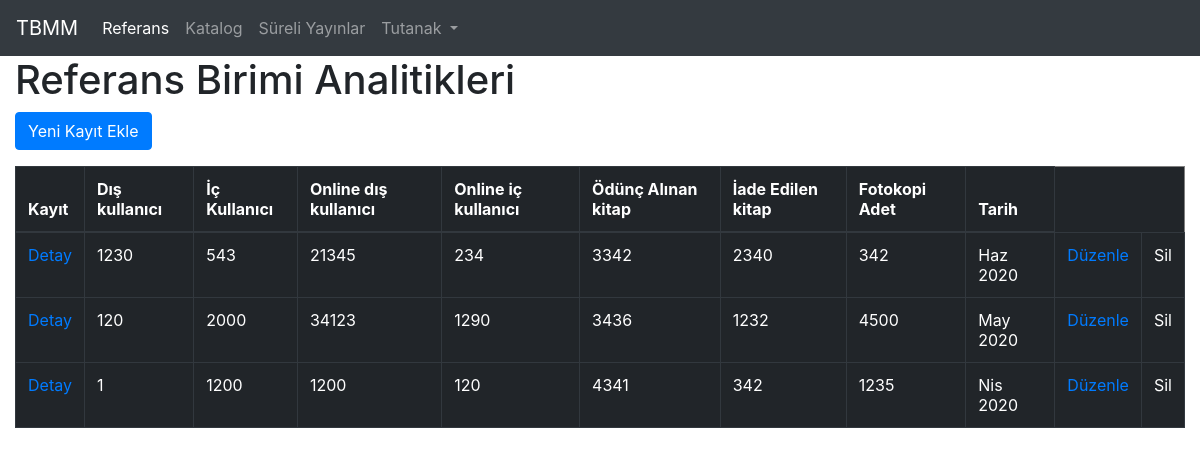
The page /referans/ on the database as committed earlier.
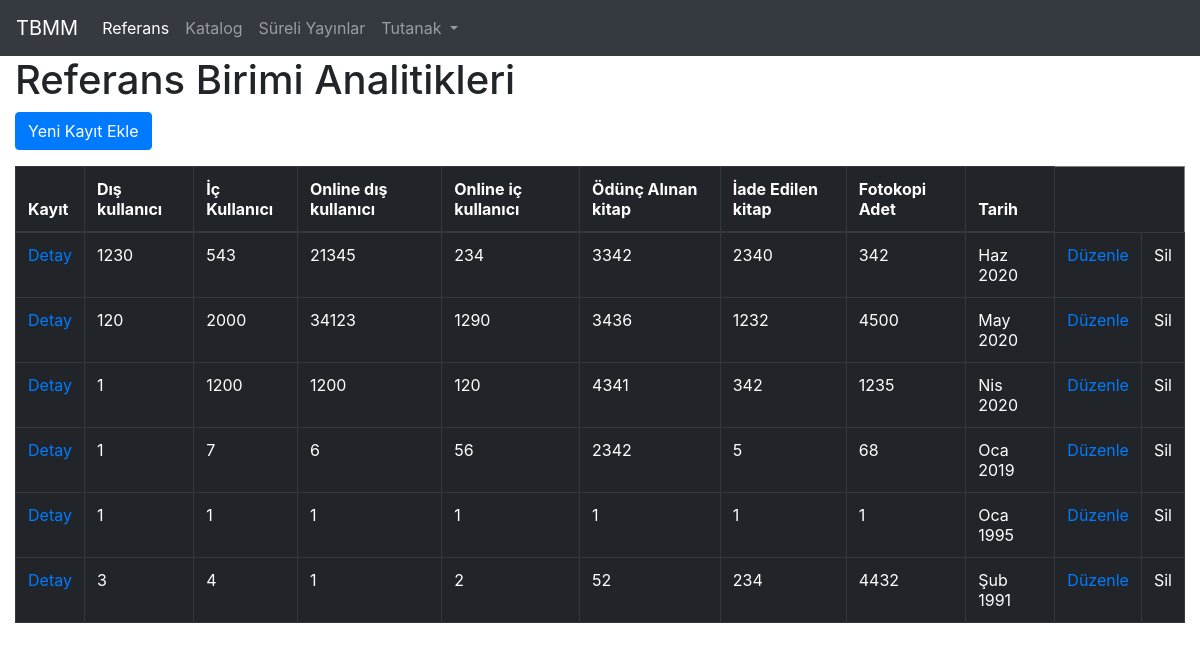
The same page on the database as committed later.
### cockpit/models.py (models this page shows, shortened)
class ReferenceServiceAnalytic(models.Model):
    user_from_out = models.IntegerField(default=0, verbose_name="Dışarıdan gelen kullanıcı sayısı")
    user_from_inside = models.IntegerField(default=0)
    online_user_outside = models.IntegerField(default=0)
    online_user_inside = models.IntegerField(default=0)
    borrowed_books = models.IntegerField(default=0)
    retired_books = models.IntegerField(default=0)
    photocopy = models.IntegerField(default=0)
    record_date = models.DateTimeField()

### cockpit/views.py (the view)
# urls.py: path('referans/', views.index, name='referance'),
def index(request):
    latest_data_list = ReferenceServiceAnalytic.objects.order_by('-record_date')
    context = {'latest_data_list': latest_data_list}
    return render(request, 'cockpit/index.html', context)

### cockpit/templates/cockpit/index.html
{% include 'cockpit/header.html' %}
<h1>Referans Birimi Analitikleri</h1>
{% load static %}
<div>
    <a class="btn btn-primary" href="{% url 'new_record_ref' %}">Yeni Kayıt Ekle</a>
</div>
{% if latest_data_list %}
<table class="table table-dark" border="1">
  <thead class="">
      <th scope="col">Kayıt</th>
    <th scope="col">Dış kullanıcı</th>
    <th scope="col">İç Kullanıcı</th>
    <th>Online dış kullanıcı</th>
    <th>Online iç kullanıcı</th>
    <th>Ödünç Alınan kitap</th>
    <th>İade Edilen kitap</th>
    <th>Fotokopi Adet</th>
    <th>Tarih</th>
  </thead>
  <tbody>
  <ul>
    {% for data in latest_data_list %}
    <tr>
        <td><a href="/referans/{{ data.id }}">Detay</a></td>
        <td>{{data.user_from_out}}</td>
        <td>{{data.user_from_inside}}</td>
        <td>{{data.online_user_outside}}</td>
        <td>{{data.online_user_inside}}</td>
        <td>{{data.borrowed_books}}</td>
        <td>{{data.retired_books}}</td>
        <td>{{data.photocopy}}</td>
        <td>{{data.record_date|date:"M Y"}}</td>
        <td><a href="{% url 'edit-reference' data.pk %}">Düzenle</a></td>
        <td>Sil</td>
    </tr>
    {% endfor %}
  </ul>
</tbody>
</table>
{% else %}
<p>No data is available.</p>
{% endif %}
{% include 'cockpit/footer.html' %}

Rows that differ between the two databases and show on the page:
added ReferenceServiceAnalytic: user_from_out "1", user_from_inside "7", online_user_outside "6", online_user_inside "56", borrowed_books "2342", retired_books "5", photocopy "68", record_date "Oca 2019"
added ReferenceServiceAnalytic: user_from_out "1", user_from_inside "1", online_user_outside "1", online_user_inside "1", borrowed_books "1", retired_books "1", photocopy "1", record_date "Oca 1995"
added ReferenceServiceAnalytic: user_from_out "3", user_from_inside "4", online_user_outside "1", online_user_inside "2", borrowed_books "52", retired_books "234", photocopy "4432", record_date "Şub 1991"
